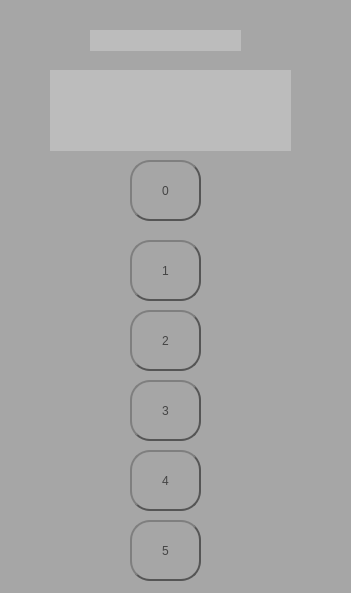
<?xml version="1.0" encoding="UTF-8"?>
<ui version="4.0">
 <class>Elevador</class>
 <widget class="QDialog" name="Elevador">
  <property name="geometry">
   <rect>
    <x>0</x>
    <y>0</y>
    <width>351</width>
    <height>593</height>
   </rect>
  </property>
  <property name="windowTitle">
   <string>Dialog</string>
  </property>
  <property name="styleSheet">
   <string notr="true">border-color: rgb(33, 33, 33);
border-top-color: rgb(59, 59, 59);
background-color: rgb(166, 166, 166);</string>
  </property>
  <property name="sizeGripEnabled">
   <bool>true</bool>
  </property>
  <property name="modal">
   <bool>true</bool>
  </property>
  <widget class="QPushButton" name="Uno">
   <property name="geometry">
    <rect>
     <x>130</x>
     <y>240</y>
     <width>71</width>
     <height>61</height>
    </rect>
   </property>
   <property name="minimumSize">
    <size>
     <width>40</width>
     <height>40</height>
    </size>
   </property>
   <property name="styleSheet">
    <string notr="true">QPushButton {
    color: #444;
    border: 2px solid #555;
    border-radius: 20px;
    border-style: outset;
    background: qradialgradient(
        cx: 0.3, cy: -0.4, fx: 0.3, fy: -0.4,
        radius: 1.35, stop: 0 #fff, stop: 1 #888
        );
    padding: 5px;
    }

QPushButton:hover {
    background: qradialgradient(
        cx: 0.3, cy: -0.4, fx: 0.3, fy: -0.4,
        radius: 1.35, stop: 0 #fff, stop: 1 #bbb
        );
    }

QPushButton:pressed {
    border-style: inset;
    background: qradialgradient(
        cx: 0.4, cy: -0.1, fx: 0.4, fy: -0.1,
        radius: 1.35, stop: 0 #fff, stop: 1 #ddd
        );
    }</string>
   </property>
   <property name="text">
    <string>1</string>
   </property>
   <property name="default">
    <bool>false</bool>
   </property>
   <property name="flat">
    <bool>false</bool>
   </property>
  </widget>
  <widget class="QPushButton" name="Dos">
   <property name="geometry">
    <rect>
     <x>130</x>
     <y>310</y>
     <width>71</width>
     <height>61</height>
    </rect>
   </property>
   <property name="minimumSize">
    <size>
     <width>40</width>
     <height>40</height>
    </size>
   </property>
   <property name="styleSheet">
    <string notr="true">QPushButton {
    color: #444;
    border: 2px solid #555;
    border-radius: 20px;
    border-style: outset;
    background: qradialgradient(
        cx: 0.3, cy: -0.4, fx: 0.3, fy: -0.4,
        radius: 1.35, stop: 0 #fff, stop: 1 #888
        );
    padding: 5px;
    }

QPushButton:hover {
    background: qradialgradient(
        cx: 0.3, cy: -0.4, fx: 0.3, fy: -0.4,
        radius: 1.35, stop: 0 #fff, stop: 1 #bbb
        );
    }

QPushButton:pressed {
    border-style: inset;
    background: qradialgradient(
        cx: 0.4, cy: -0.1, fx: 0.4, fy: -0.1,
        radius: 1.35, stop: 0 #fff, stop: 1 #ddd
        );
    }</string>
   </property>
   <property name="text">
    <string>2</string>
   </property>
   <property name="default">
    <bool>false</bool>
   </property>
   <property name="flat">
    <bool>false</bool>
   </property>
  </widget>
  <widget class="QPushButton" name="Cinco">
   <property name="geometry">
    <rect>
     <x>130</x>
     <y>520</y>
     <width>71</width>
     <height>61</height>
    </rect>
   </property>
   <property name="minimumSize">
    <size>
     <width>40</width>
     <height>40</height>
    </size>
   </property>
   <property name="styleSheet">
    <string notr="true">QPushButton {
    color: #444;
    border: 2px solid #555;
    border-radius: 20px;
    border-style: outset;
    background: qradialgradient(
        cx: 0.3, cy: -0.4, fx: 0.3, fy: -0.4,
        radius: 1.35, stop: 0 #fff, stop: 1 #888
        );
    padding: 5px;
    }

QPushButton:hover {
    background: qradialgradient(
        cx: 0.3, cy: -0.4, fx: 0.3, fy: -0.4,
        radius: 1.35, stop: 0 #fff, stop: 1 #bbb
        );
    }

QPushButton:pressed {
    border-style: inset;
    background: qradialgradient(
        cx: 0.4, cy: -0.1, fx: 0.4, fy: -0.1,
        radius: 1.35, stop: 0 #fff, stop: 1 #ddd
        );
    }</string>
   </property>
   <property name="text">
    <string>5</string>
   </property>
   <property name="default">
    <bool>false</bool>
   </property>
   <property name="flat">
    <bool>false</bool>
   </property>
  </widget>
  <widget class="QPushButton" name="Cuatro">
   <property name="geometry">
    <rect>
     <x>130</x>
     <y>450</y>
     <width>71</width>
     <height>61</height>
    </rect>
   </property>
   <property name="minimumSize">
    <size>
     <width>40</width>
     <height>40</height>
    </size>
   </property>
   <property name="styleSheet">
    <string notr="true">QPushButton {
    color: #444;
    border: 2px solid #555;
    border-radius: 20px;
    border-style: outset;
    background: qradialgradient(
        cx: 0.3, cy: -0.4, fx: 0.3, fy: -0.4,
        radius: 1.35, stop: 0 #fff, stop: 1 #888
        );
    padding: 5px;
    }

QPushButton:hover {
    background: qradialgradient(
        cx: 0.3, cy: -0.4, fx: 0.3, fy: -0.4,
        radius: 1.35, stop: 0 #fff, stop: 1 #bbb
        );
    }

QPushButton:pressed {
    border-style: inset;
    background: qradialgradient(
        cx: 0.4, cy: -0.1, fx: 0.4, fy: -0.1,
        radius: 1.35, stop: 0 #fff, stop: 1 #ddd
        );
    }</string>
   </property>
   <property name="text">
    <string>4</string>
   </property>
   <property name="default">
    <bool>false</bool>
   </property>
   <property name="flat">
    <bool>false</bool>
   </property>
  </widget>
  <widget class="QPushButton" name="Tres">
   <property name="geometry">
    <rect>
     <x>130</x>
     <y>380</y>
     <width>71</width>
     <height>61</height>
    </rect>
   </property>
   <property name="minimumSize">
    <size>
     <width>40</width>
     <height>40</height>
    </size>
   </property>
   <property name="styleSheet">
    <string notr="true">QPushButton {
    color: #444;
    border: 2px solid #555;
    border-radius: 20px;
    border-style: outset;
    background: qradialgradient(
        cx: 0.3, cy: -0.4, fx: 0.3, fy: -0.4,
        radius: 1.35, stop: 0 #fff, stop: 1 #888
        );
    padding: 5px;
    }

QPushButton:hover {
    background: qradialgradient(
        cx: 0.3, cy: -0.4, fx: 0.3, fy: -0.4,
        radius: 1.35, stop: 0 #fff, stop: 1 #bbb
        );
    }

QPushButton:pressed {
    border-style: inset;
    background: qradialgradient(
        cx: 0.4, cy: -0.1, fx: 0.4, fy: -0.1,
        radius: 1.35, stop: 0 #fff, stop: 1 #ddd
        );
    }</string>
   </property>
   <property name="text">
    <string>3</string>
   </property>
   <property name="default">
    <bool>false</bool>
   </property>
   <property name="flat">
    <bool>false</bool>
   </property>
  </widget>
  <widget class="QLabel" name="salida">
   <property name="geometry">
    <rect>
     <x>50</x>
     <y>70</y>
     <width>241</width>
     <height>81</height>
    </rect>
   </property>
   <property name="layoutDirection">
    <enum>Qt::LeftToRight</enum>
   </property>
   <property name="styleSheet">
    <string notr="true">background-color: rgb(188, 188, 188);
font: 24pt &quot;Verdana&quot;;</string>
   </property>
   <property name="text">
    <string/>
   </property>
   <property name="alignment">
    <set>Qt::AlignLeading|Qt::AlignLeft|Qt::AlignVCenter</set>
   </property>
  </widget>
  <widget class="QPushButton" name="cero">
   <property name="geometry">
    <rect>
     <x>130</x>
     <y>160</y>
     <width>71</width>
     <height>61</height>
    </rect>
   </property>
   <property name="minimumSize">
    <size>
     <width>40</width>
     <height>40</height>
    </size>
   </property>
   <property name="styleSheet">
    <string notr="true">QPushButton {
    color: #444;
    border: 2px solid #555;
    border-radius: 20px;
    border-style: outset;
    background: qradialgradient(
        cx: 0.3, cy: -0.4, fx: 0.3, fy: -0.4,
        radius: 1.35, stop: 0 #fff, stop: 1 #888
        );
    padding: 5px;
    }

QPushButton:hover {
    background: qradialgradient(
        cx: 0.3, cy: -0.4, fx: 0.3, fy: -0.4,
        radius: 1.35, stop: 0 #fff, stop: 1 #bbb
        );
    }

QPushButton:pressed {
    border-style: inset;
    background: qradialgradient(
        cx: 0.4, cy: -0.1, fx: 0.4, fy: -0.1,
        radius: 1.35, stop: 0 #fff, stop: 1 #ddd
        );
    }</string>
   </property>
   <property name="text">
    <string>0</string>
   </property>
   <property name="default">
    <bool>false</bool>
   </property>
   <property name="flat">
    <bool>false</bool>
   </property>
  </widget>
  <widget class="QLabel" name="salida_2">
   <property name="geometry">
    <rect>
     <x>90</x>
     <y>30</y>
     <width>151</width>
     <height>21</height>
    </rect>
   </property>
   <property name="font">
    <font>
     <family>Verdana</family>
     <pointsize>10</pointsize>
     <weight>50</weight>
     <italic>false</italic>
     <bold>false</bold>
    </font>
   </property>
   <property name="layoutDirection">
    <enum>Qt::LeftToRight</enum>
   </property>
   <property name="styleSheet">
    <string notr="true">background-color: rgb(188, 188, 188);
font: 10pt &quot;Verdana&quot;;</string>
   </property>
   <property name="text">
    <string/>
   </property>
   <property name="alignment">
    <set>Qt::AlignLeading|Qt::AlignLeft|Qt::AlignVCenter</set>
   </property>
  </widget>
 </widget>
 <resources/>
 <connections/>
</ui>
